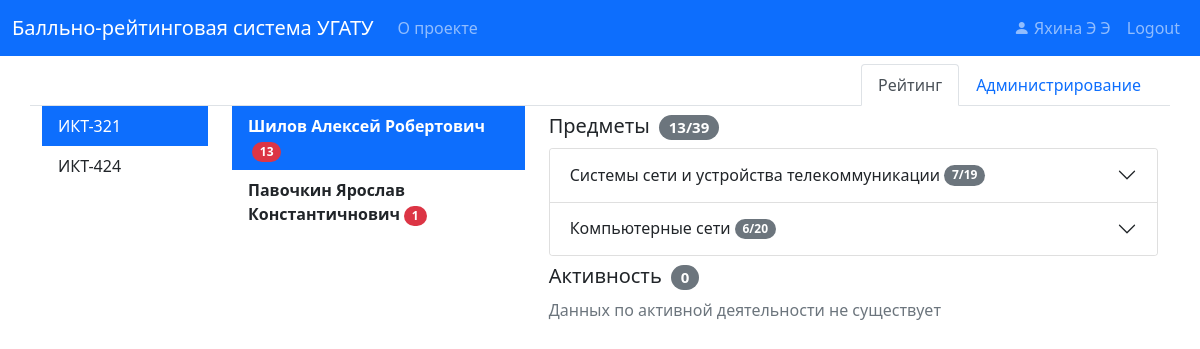
Screenshot of /rating (signed in) with the database file from the repository.
### pointraing/models.py (models this page shows, shortened)
class User(db.Model, UserMixin):
    id = db.Column(db.String(32), primary_key=True)
    name = db.Column(db.String(120), nullable=False)
    surname = db.Column(db.String(120), nullable=False)
    patronymic = db.Column(db.String(120), nullable=False)
    login = db.Column(db.String(20), unique=True, nullable=False)
    password = db.Column(db.String(60), nullable=False)
    role_id = db.Column(db.String, db.ForeignKey('role.id'), nullable=False)
    role = db.relationship('Role', backref=db.backref('users', lazy=True))
    group_id = db.Column(db.String, db.ForeignKey('group.id'), nullable=True)

class Group(db.Model):
    id = db.Column(db.String(32), primary_key=True)
    name = db.Column(db.String(120), nullable=False)
    users = db.relationship('User', backref='group', lazy='dynamic')

class Subject(db.Model):
    id = db.Column(db.String(32), primary_key=True)
    name = db.Column(db.String(120), nullable=False)
    count_hours = db.Column(db.Integer, nullable=False)
    labs = db.relationship('Lab', backref='subject', lazy=True)
    attendance = db.relationship('Attendance', backref='subject', lazy=True)

### pointraing/deans_office/routes.py (the view)
@deans_office.route('/rating')
@deans_office.route('/rating/group/<string:group_id>')
@deans_office.route('/rating/group/<string:group_id>/student/<string:student_id>')
@login_required
def rating(group_id=None, student_id=None):
    groups = Group.query.order_by(Group.name).all()
    if not group_id:
        if len(groups) > 0:
            current_group = groups[0]
            group_id = current_group.id
        else:
            flash('Групп пока не существует, обратитесь к администратору системы', 'warning')
            return redirect(url_for('main.home'))
    else:
        current_group = Group.query.get_or_404(group_id)
    students_list = get_students_list_with_rating(group_id)
    if not student_id:
        if len(students_list) > 0:
            select_user = students_list[0].User
            student_id = select_user.id
        else:
            flash('Студентов в этой группе пока не существует, обратитесь к администратору системы', 'warning')
            return redirect(url_for('main.home'))
    else:
        select_user = current_group.users.filter(User.id == student_id).first()
        if not select_user:
            flash('Выбранной группе такого студента не существует, обратитесь к администратору системы', 'warning')
            return redirect(url_for('main.home'))
    students = []
    for item in students_list:
        current_student_id = item.User.id
        students.append({
            'id': current_student_id,
            'name': get_full_name(item.User),
            'count': item.count
        })
    subjects, subjects_count, subjects_max_count = get_user_subjects_rating(group_id, student_id)
    activity_by_user, activity_by_user_count = get_user_activity_rating(student_id)
    return render_template('rating.html',
                           title='Рейтинг УГАТУ',
                           group_id=group_id,
                           groups=groups,
                           students=students,
                           student_id=student_id,
                           subjects=subjects,
                           subjects_max_count=subjects_max_count,
                           subjects_count=subjects_count,
                           activity_by_user=activity_by_user,
                           activity_by_user_count=activity_by_user_count.sum_activity if activity_by_user_count else 0,
                           active_tab='rating'
                           )

### pointraing/deans_office/routes.py (called while the page is built)
def get_attendance_rating_by_user(student_id, subject_id, subject, attendance_sq):
    attendance_count = 0
    attendance_user = AttendanceGrade.query \
        .with_entities(AttendanceGrade.active) \
        .filter(AttendanceGrade.user_id == student_id) \
        .filter(AttendanceGrade.attendance_id
                .in_(attendance_sq
                     .with_entities(Attendance.id)
                     .filter(Attendance.subject_id == subject_id))
                ) \
        .all()
    for attendance_item in attendance_user:
        attendance_count = attendance_count + 1
        if attendance_item.active > 0:
            attendance_count = attendance_count + attendance_item.active
    attendance_max_count = subject.count_hours * 2
    return attendance_count, attendance_max_count

def get_labs_rating_by_user(student_id, subject_id):
    lab_count = 0
    lab_sq = Lab.query.with_entities(Lab.id).filter(Lab.subject_id == subject_id)
    lab_user = LabsGrade.query \
        .filter(LabsGrade.user_id == student_id) \
        .filter(LabsGrade.lab_id.in_(lab_sq)).all()
    for item_lab_user in lab_user:
        if (item_lab_user.date - item_lab_user.lab.deadline).total_seconds() < 0:
            lab_count = lab_count + 2
        else:
            lab_count = lab_count + 1
    lab_max_count = lab_sq.count() * 2
    return lab_count, lab_max_count

def get_grades_rating_by_user(student_id, subject_id):
    grade_count = 0
    grade_sq = Grade.query.with_entities(Grade.id).filter(Grade.subject_id == subject_id)
    grade_type_sq = grade_sq.join(Grade.type).group_by(Grade.id)
    grade_user = GradeUsers.query \
        .with_entities(GradeUsers.value) \
        .filter(GradeUsers.user_id == student_id) \
        .filter(GradeUsers.grade_id.in_(grade_sq)).all()
    for item_grade_user in grade_user:
        grade_count = grade_count + item_grade_user.value
    grade_max_count = grade_type_sq.filter(TypeGrade.name == 'Экзамен').count() * 5 + grade_type_sq.filter(
        TypeGrade.name == 'Зачет').count()
    return grade_count, grade_max_count

### pointraing/main/routes.py (called while the page is built)
def get_full_name(item):
    return ' '.join([item.surname, item.name, item.patronymic])

### pointraing/models.py (called while the page is built)
@login_manager.user_loader
def load_user(user_id):
    return User.query.get(user_id)

### pointraing/deans_office/templates/rating.html (shortened to what this page needs)
{% macro badgeItem(count, max_count) -%}
    <span class="badge bg-secondary rounded-pill mx-1">{{ count }}/{{ max_count }}</span>
{%- endmacro %}
{% from 'card.html' import card %}
{% from 'macros.html' import listItem %}
{% extends "base.html" %}
{% block tab_content %}
<div class="col-md-2">
    {% for item in groups %}
        {{ listItem(item.name, url_for('deans_office.rating', group_id=item.id), item.id == group_id) }}
    {% endfor %}
</div>
<div class="col-md-10">
    <div class="row">
        {% if students %}
        <div class="col-md-4">
            {% for item in students %}
                <div class="list-group list-group-flush">
                    {% if item.id == student_id %}
                        <a href="{{ url_for('deans_office.rating', student_id=item.id, group_id=group_id) }}"
                           class="list-group-item list-group-item-action active fw-bold"
                           aria-current="true">
                    {% else %}
                        <a href="{{ url_for('deans_office.rating', student_id=item.id, group_id=group_id) }}"
                           class="list-group-item list-group-item-action fw-bold">
                    {% endif %}
                    {{ item.name }}<span class="badge rounded-pill bg-danger mx-1">{{ item.count }}</span>
                    </a>
                </div>
            {% endfor %}
        </div>
        <div class="col-md-8">
            <h5 class="my-2">Предметы {{ badgeItem(subjects_count, subjects_max_count) }}</h5>
            <div class="accordion my-2" id="accordionPanelsStayOpenExample">
                {% for item in subjects %}
                    <div class="accordion-item">
                        <h2 class="accordion-header" id="heading-{{ item.id }}">
                            <button class="accordion-button collapsed" type="button"
                                    data-bs-toggle="collapse"
                                    data-bs-target="#collapse-{{ item.id }}" aria-expanded="false"
                                    aria-controls="collapse-{{ item.id }}">
                                {{ item.name }} {{ badgeItem(item.count_subj, item.max_count) }}
                            </button>
                        </h2>
                    </div>
                {% endfor %}
            </div>
            <h5 class="my-2">Активность <span class="badge bg-secondary rounded-pill mx-1">{{ activity_by_user_count }}</span></h5>
            {% if activity_by_user %}
            {% for item in activity_by_user %}
            {% set buttons %}
            <a href="{{ url_for('deans_office.activity_accept', activity_id=item.id, group_id=group_id, student_id=student_id) }}"
               class="btn btn-outline-primary">Принять</a>
            <a href="{{ url_for('deans_office.activity_decline', activity_id=item.id, group_id=group_id, student_id=student_id) }}"
               class="btn btn-outline-danger">Отклонить</a>
            {% endset %}
            {{ card(item, buttons) }}
            {% endfor %}
            {% else %}
            <p class="text-muted">Данных по активной деятельности не существует</p>
            {% endif %}
        </div>
        {% else %}
        <p class="text-muted">Данных пока нет, обратитесь к администратору системы</p>
        {% endif %}
    </div>
</div>
{% endblock %}

### pointraing/templates/macros.html
{% macro pageItem(name, url, is_active) -%}
    <li class="nav-item">
        <a class="nav-link {{ 'active' if is_active }}"
                {% if is_active %}
           aria-current="page"
                {% endif %}
           href="{{ url }}">{{ name }}</a>
    </li>
{%- endmacro %}
{% macro listItem(name, url, is_active) %}
    <div class="list-group list-group-flush">
        <a class="list-group-item list-group-item-action {{ 'active' if is_active }}"
                {% if is_active %}
           aria-current="true"
                {% endif %}
           href="{{ url }}">{{ name }}</a>
    </div>
{% endmacro %}

### pointraing/deans_office/templates/base.html
{% from 'macros.html' import pageItem %}
{% extends "layout.html" %}
{% block content %}
    <div class="row pt-2">
        <ul class="nav nav-tabs justify-content-end">
            {% if group_id %}
                {{ pageItem('Рейтинг',
                        url_for('deans_office.rating', group_id=group_id),
                        active_tab == 'rating') }}
            {% else %}
                {{ pageItem('Рейтинг',
                        url_for('deans_office.rating'),
                        active_tab == 'rating') }}
            {% endif %}
            {{ pageItem('Администрирование',
                        url_for('deans_office.admin'),
                        active_tab == 'admin') }}
        </ul>
        {% block tab_content %}{% endblock %}
    </div>
{% endblock %}

### pointraing/templates/layout.html (shortened to what this page needs)
<!DOCTYPE html>
<html>
<head>
    <link rel="stylesheet" type="text/css" href="{{ url_for('static', filename='styles/bootstrap.css') }}">
    <link rel="stylesheet"
          href="{{ url_for('static', filename='node_modules/bootstrap-icons/font/bootstrap-icons.css') }}">
    <link rel="stylesheet" type="text/css" href="{{ url_for('static', filename='main.css') }}">
</head>
<body>
<header class="site-header">
    <nav class="navbar navbar-expand-lg navbar-dark bg-primary">
        <div class="container-fluid">
            <a class="navbar-brand" href="{{ url_for('main.home') }}">Балльно-рейтинговая система УГАТУ</a>
            <div class="collapse navbar-collapse" id="navbarToggle">
                <div class="navbar-nav me-auto">
                    <a class="nav-item nav-link" href="{{url_for('main.about')}}">О проекте</a>
                </div>
                <div class="navbar-nav">
                    {% if current_user.is_authenticated %}
                        <a class="nav-item nav-link d-inline-block"
                           href="{{ url_for('users.account') }}">
                            <i class="bi bi-person-fill d-inline-block"></i>
                            {{ " ".join((current_user.surname, current_user.name[0], current_user.patronymic[0])) }}
                        </a>
                        <a class="nav-item nav-link" href="{{ url_for('users.logout') }}">Logout</a>
                    {% else %}
                        <a class="nav-item nav-link" href="{{ url_for('users.login') }}">Login</a>
                    {% endif %}
                </div>
            </div>
        </div>
    </nav>
</header>
<main role="main" class="container">
    <div class="row">
        <div class="mw-100">
            {% block content %}{% endblock %}
        </div>
    </div>
</main>
</body>
</html>

### rows the page displays
User: surname+name+patronymic "Яхина Э Э"
Group: name "ИКТ-321"
Group: name "ИКТ-424"
User: name "Шилов Алексей Робертович", count "13"
User: name "Павочкин Ярослав Константичнович", count "1"
Subject: name "Системы сети и устройства телекоммуникации", count "7", max_count "19"
Subject: name "Компьютерные сети", count_hours "6", max_count "20"

### other values shown
{{ name }} "Рейтинг Администрирование"
{{ count }} "13"
{{ max_count }} "39"
{{ activity_by_user_count }} "0"
